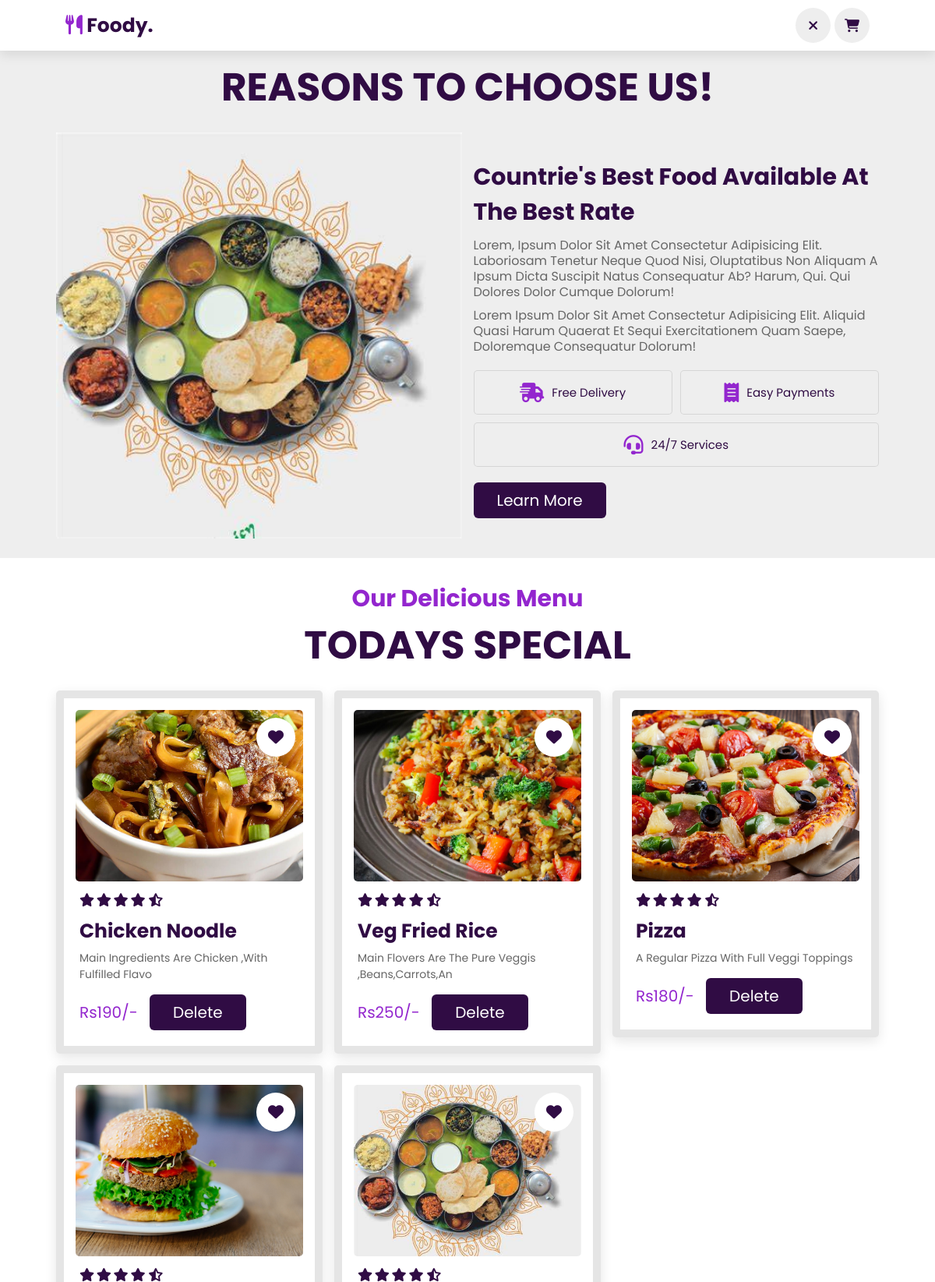
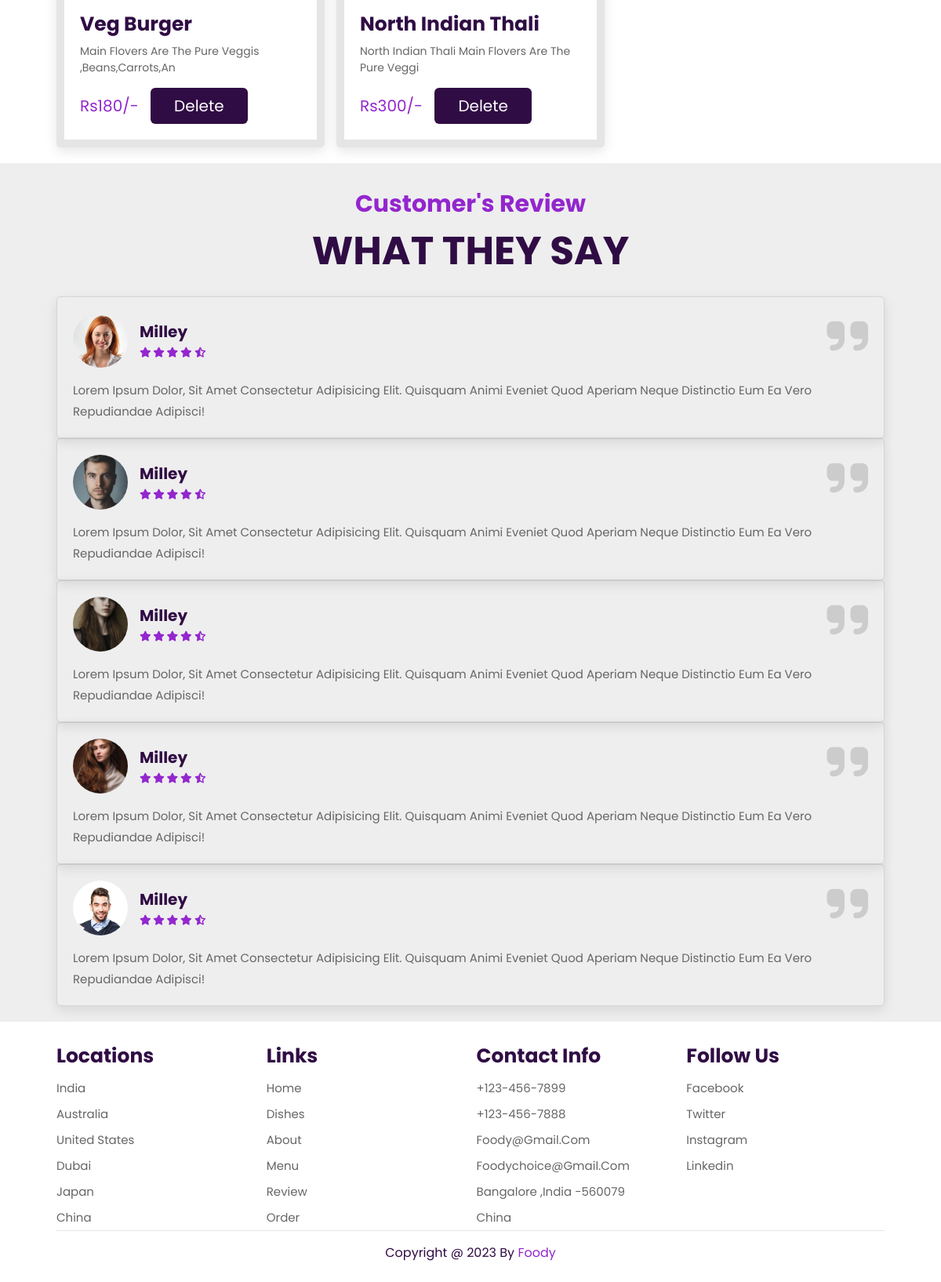
The app's page /cart.php with its own data (2 pictures, top to bottom).
### tables this page shows
CREATE TABLE `u_cart` (
  `id` int(100) NOT NULL,
  `name` varchar(50) NOT NULL,
  `price` int(100) NOT NULL,
  `image` varchar(100) NOT NULL,
  `description` varchar(500) DEFAULT NULL
);

### cart.php (the view, shortened to what this page needs)
<!DOCTYPE html>
<html lang="en">
<head>
 <link rel="stylesheet" href="https://cdn.jsdelivr.net/npm/swiper@9/swiper-bundle.min.css"/>
 <link rel="stylesheet" href="https://cdnjs.cloudflare.com/ajax/libs/font-awesome/6.4.0/css/all.min.css">
 <link rel="stylesheet" href="style.css">
</head>
<body>
 <header>
  <a href="#" class="logo"><i class="fas fa-utensils"></i> foody.</a>
  <div class="icons">
   <a class="fas fa-close" id="close-bars" href="./index.php">
   <a href="#" class="fas fa-shopping-cart"></a>
  </div>
 </header>
 <section class="about" id="about">
  <h3 class="sub-heading">About Us</h3>
  <h1 class="heading">Reasons to choose us!</h1>
  <div class="row">
   <div class="image">
    <img src="images/thali.jpeg" alt="about-us" width="300px">
   </div>
   <div class="content">
    <h3>Countrie's best food available at the best rate </h3>
    <p>Lorem, ipsum dolor sit amet consectetur adipisicing elit. Laboriosam tenetur neque quod nisi,
     oluptatibus non aliquam a ipsum dicta suscipit natus consequatur ab? Harum,
     qui. Qui dolores dolor cumque dolorum!
    </p>
    <p>Lorem ipsum dolor sit amet consectetur adipisicing elit. Aliquid quasi harum quaerat et sequi exercitationem quam saepe,
     doloremque consequatur dolorum!
    </p>
    <div class="icon-container">
     <div class="icons">
      <i class="fas fa-shipping-fast"></i>
      <span>Free Delivery</span>
     </div>
     <div class="icons">
      <i class="fas fa-receipt"></i>
      <span>Easy  payments</span>
     </div>
     <div class="icons">
      <i class="fas fa-headset"></i>
      <span>24/7 services</span>
     </div>
    </div>
    <a href="#" class="btn">Learn More</a>
   </div>
  </div>
 </section>
 <section class="menu" id="menu">
  <h3 class="sub-heading">our delicious menu</h3>
  <h1 class="heading">Todays Special</h1>
  <div class="box-container">
   <?php
   $conn = new mysqli('localhost:3307','root','','miniproject');
   if(!$conn)
   {
    echo "database unable to connect".mysqli_connect_error();
   }
   else{
    $query = "select * from u_cart";
    $query_run = mysqli_query($conn,$query);
    $check = mysqli_num_rows($query_run)>0;
    if($check)
    {
     while($row = mysqli_fetch_array($query_run) )
     {
      ?>
     <form action="" method="POST">
       <div class="box">
         <div class="image">
           <img src="<?php echo $row['image']?>" alt="todays-menu" height="300px" width="300px">
           <a href="#" class="fas fa-heart"></a>
         </div>
         <div class="content">
             <div class="stars">
             <i class="fas fa-star"></i>
             <i class="fas fa-star"></i>
             <i class="fas fa-star"></i>
             <i class="fas fa-star"></i>
             <i class="fas fa-star-half-alt"></i>
             </div>
             <h3><?php echo $row['name']?></h3>
             <p><?php echo $row['description']?></p>
             <span class="prize">Rs<?php echo $row['price']?>/-	</span>
             <input type="submit" class="btn" value="Delete" name="Delete" onclick="alert('<?php echo $message ?>')">
         </div>
       </div>
     </form>
      <?php
     }
    }
    else{
     echo "no dishes found";
    }
   }
   ?>
  </div>
 </section>
 <section class="review" id="review">
  <h3 class="sub-heading">customer's review</h3>
  <h1 class="heading">what they say</h1>
  <div class="swiper review-slider">
   <div class="swiper-wrapper">
    <div class="swiper-slide slide">
     <i class="fas fa-quote-right"></i>
     <div class="user">
      <img src="images/user.jpeg" alt="user">
      <div class="user-info">
       <h3>Milley</h3>
       <div class="stars">
        <i class="fas fa-star"></i>
        <i class="fas fa-star"></i>
        <i class="fas fa-star"></i>
        <i class="fas fa-star"></i>
        <i class="fas fa-star-half-alt"></i>
       </div>
      </div>
     </div>
     <p>
      Lorem ipsum dolor, sit amet consectetur adipisicing elit. Quisquam animi eveniet quod aperiam neque distinctio eum ea vero repudiandae adipisci!
     </p>
    </div>
    <div class="swiper-slide slide">
     <i class="fas fa-quote-right"></i>
     <div class="user">
      <img src="images/user1.jpg" alt="user">
      <div class="user-info">
       <h3>Milley</h3>
       <div class="stars">
        <i class="fas fa-star"></i>
        <i class="fas fa-star"></i>
        <i class="fas fa-star"></i>
        <i class="fas fa-star"></i>
        <i class="fas fa-star-half-alt"></i>
       </div>
      </div>
     </div>
     <p>
      Lorem ipsum dolor, sit amet consectetur adipisicing elit. Quisquam animi eveniet quod aperiam neque distinctio eum ea vero repudiandae adipisci!
     </p>
    </div>
    <div class="swiper-slide slide">
     <i class="fas fa-quote-right"></i>
     <div class="user">
      <img src="images/user2.jpeg" alt="user">
      <div class="user-info">
       <h3>Milley</h3>
       <div class="stars">
        <i class="fas fa-star"></i>
        <i class="fas fa-star"></i>
        <i class="fas fa-star"></i>
        <i class="fas fa-star"></i>
        <i class="fas fa-star-half-alt"></i>
       </div>
      </div>
     </div>
     <p>
      Lorem ipsum dolor, sit amet consectetur adipisicing elit. Quisquam animi eveniet quod aperiam neque distinctio eum ea vero repudiandae adipisci!
     </p>
    </div>
    <div class="swiper-slide slide">
     <i class="fas fa-quote-right"></i>
     <div class="user">
      <img src="images/user3.jpg" alt="user">
      <div class="user-info">
       <h3>Milley</h3>
       <div class="stars">
        <i class="fas fa-star"></i>
        <i class="fas fa-star"></i>
        <i class="fas fa-star"></i>
        <i class="fas fa-star"></i>
        <i class="fas fa-star-half-alt"></i>
       </div>
      </div>
     </div>
     <p>
      Lorem ipsum dolor, sit amet consectetur adipisicing elit. Quisquam animi eveniet quod aperiam neque distinctio eum ea vero repudiandae adipisci!
     </p>
    </div>
    <div class="swiper-slide slide">
     <i class="fas fa-quote-right"></i>
     <div class="user">
      <img src="images/user4.jpg" alt="user">
      <div class="user-info">
       <h3>Milley</h3>
       <div class="stars">
        <i class="fas fa-star"></i>
        <i class="fas fa-star"></i>
        <i class="fas fa-star"></i>
        <i class="fas fa-star"></i>
        <i class="fas fa-star-half-alt"></i>
       </div>
      </div>
     </div>
     <p>
      Lorem ipsum dolor, sit amet consectetur adipisicing elit. Quisquam animi eveniet quod aperiam neque distinctio eum ea vero repudiandae adipisci!
     </p>
    </div>
   </div>
  </div>
 </section>
 <section class="footer">
  <div class="box-container">
   <div class="box">
    <h3>locations</h3>
    <a href="#">india</a>
    <a href="#">australia</a>
    <a href="#">united states</a>
    <a href="#">dubai</a>
    <a href="#">japan</a>
    <a href="#">china</a>
   </div>
   <div class="box">
    <h3>links</h3>
    <a href="#">home</a>
    <a href="#">dishes</a>
    <a href="#">about</a>
    <a href="#">menu</a>
    <a href="#">review</a>
    <a href="#">order</a>
   </div>
   <div class="box">
    <h3>contact info</h3>
    <a href="#">+123-456-7899</a>
    <a href="#">+123-456-7888</a>
    <a href="#">foody@gmail.com</a>
    <a href="#">foodychoice@gmail.com</a>
    <a href="#">bangalore ,india -560079</a>
    <a href="#">china</a>
   </div>
   <div class="box">
    <h3>Follow us</h3>
    <a href="#">facebook</a>
    <a href="#">twitter</a>
    <a href="#">instagram</a>
    <a href="#">linkedin</a>
   </div>
  </div>
  <div class="credit">
   copyright @ 2023 by <span>Foody</span>
  </div>
 </section>
</body>
</html>

### records on screen
u_cart: image (picture), name "Chicken Noodle", description "Main Ingredients Are Chicken ,with Fulfilled Flavo", price "190"
u_cart: image (picture), name "Veg Fried Rice", description "Main Flovers Are The Pure Veggis ,beans,carrots,an", price "250"
u_cart: image (picture), name "Pizza", description "A Regular Pizza With Full Veggi Toppings", price "180"
u_cart: image (picture), name "Veg Burger", description "Main Flovers Are The Pure Veggis ,beans,carrots,an", price "180"
u_cart: image (picture), name "North Indian Thali", description "North Indian Thali Main Flovers Are The Pure Veggi", price "300"
